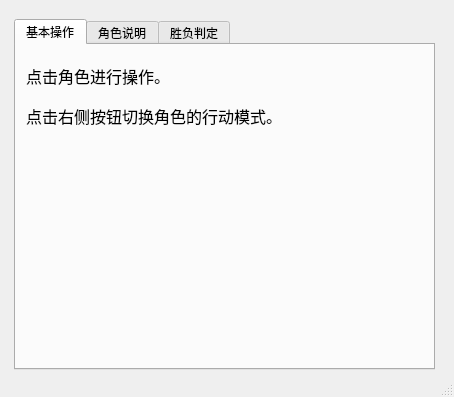
<?xml version="1.0" encoding="UTF-8"?>
<ui version="4.0">
 <class>Tutorial</class>
 <widget class="QMainWindow" name="Tutorial">
  <property name="geometry">
   <rect>
    <x>0</x>
    <y>0</y>
    <width>454</width>
    <height>397</height>
   </rect>
  </property>
  <property name="windowTitle">
   <string>Tutorial</string>
  </property>
  <widget class="QWidget" name="centralwidget">
   <widget class="QTabWidget" name="tabWidget">
    <property name="geometry">
     <rect>
      <x>14</x>
      <y>19</y>
      <width>421</width>
      <height>351</height>
     </rect>
    </property>
    <property name="currentIndex">
     <number>0</number>
    </property>
    <widget class="QWidget" name="tab">
     <attribute name="title">
      <string>基本操作</string>
     </attribute>
     <widget class="QLabel" name="label_6">
      <property name="geometry">
       <rect>
        <x>10</x>
        <y>0</y>
        <width>181</width>
        <height>61</height>
       </rect>
      </property>
      <property name="font">
       <font>
        <pointsize>12</pointsize>
       </font>
      </property>
      <property name="text">
       <string>点击角色进行操作。</string>
      </property>
     </widget>
     <widget class="QLabel" name="label_4">
      <property name="geometry">
       <rect>
        <x>10</x>
        <y>100</y>
        <width>381</width>
        <height>211</height>
       </rect>
      </property>
      <property name="text">
       <string/>
      </property>
      <property name="pixmap">
       <pixmap resource="Assets.qrc">:/tutorial/M&amp;A.png</pixmap>
      </property>
      <property name="scaledContents">
       <bool>true</bool>
      </property>
     </widget>
     <widget class="QLabel" name="label_5">
      <property name="geometry">
       <rect>
        <x>10</x>
        <y>40</y>
        <width>331</width>
        <height>61</height>
       </rect>
      </property>
      <property name="font">
       <font>
        <pointsize>12</pointsize>
       </font>
      </property>
      <property name="text">
       <string>点击右侧按钮切换角色的行动模式。</string>
      </property>
     </widget>
    </widget>
    <widget class="QWidget" name="tab_2">
     <attribute name="title">
      <string>角色说明</string>
     </attribute>
     <widget class="QLabel" name="label_10">
      <property name="geometry">
       <rect>
        <x>140</x>
        <y>60</y>
        <width>161</width>
        <height>51</height>
       </rect>
      </property>
      <property name="text">
       <string>我方 - 士兵
血量高，移动范围低</string>
      </property>
      <property name="wordWrap">
       <bool>true</bool>
      </property>
     </widget>
     <widget class="QLabel" name="label_11">
      <property name="geometry">
       <rect>
        <x>140</x>
        <y>140</y>
        <width>161</width>
        <height>51</height>
       </rect>
      </property>
      <property name="text">
       <string>我方 - 弓箭手
血量低，攻击范围高</string>
      </property>
      <property name="wordWrap">
       <bool>true</bool>
      </property>
     </widget>
     <widget class="QLabel" name="label_12">
      <property name="geometry">
       <rect>
        <x>140</x>
        <y>230</y>
        <width>161</width>
        <height>51</height>
       </rect>
      </property>
      <property name="text">
       <string>敌方 - 骷髅
血量低，移动范围高</string>
      </property>
      <property name="wordWrap">
       <bool>true</bool>
      </property>
     </widget>
     <widget class="QWidget" name="">
      <property name="geometry">
       <rect>
        <x>30</x>
        <y>30</y>
        <width>81</width>
        <height>271</height>
       </rect>
      </property>
      <layout class="QVBoxLayout" name="verticalLayout">
       <item>
        <widget class="QLabel" name="label_7">
         <property name="autoFillBackground">
          <bool>false</bool>
         </property>
         <property name="text">
          <string/>
         </property>
         <property name="pixmap">
          <pixmap resource="Assets.qrc">:/tutorial/Assets/tutorial/soldier.png</pixmap>
         </property>
         <property name="scaledContents">
          <bool>true</bool>
         </property>
        </widget>
       </item>
       <item>
        <widget class="QLabel" name="label_8">
         <property name="autoFillBackground">
          <bool>false</bool>
         </property>
         <property name="text">
          <string/>
         </property>
         <property name="pixmap">
          <pixmap resource="Assets.qrc">:/tutorial/Assets/tutorial/archer.png</pixmap>
         </property>
         <property name="scaledContents">
          <bool>true</bool>
         </property>
        </widget>
       </item>
       <item>
        <widget class="QLabel" name="label_9">
         <property name="autoFillBackground">
          <bool>false</bool>
         </property>
         <property name="text">
          <string/>
         </property>
         <property name="pixmap">
          <pixmap resource="Assets.qrc">:/tutorial/Assets/tutorial/skeleton.png</pixmap>
         </property>
         <property name="scaledContents">
          <bool>true</bool>
         </property>
        </widget>
       </item>
      </layout>
     </widget>
    </widget>
    <widget class="QWidget" name="tab_3">
     <attribute name="title">
      <string>胜负判定</string>
     </attribute>
     <widget class="QLabel" name="label_13">
      <property name="geometry">
       <rect>
        <x>30</x>
        <y>30</y>
        <width>301</width>
        <height>71</height>
       </rect>
      </property>
      <property name="text">
       <string>当敌方角色全灭时，判定胜利；
我方角色全灭时，判定失败。</string>
      </property>
      <property name="wordWrap">
       <bool>true</bool>
      </property>
     </widget>
     <widget class="QPushButton" name="btnBack">
      <property name="geometry">
       <rect>
        <x>150</x>
        <y>220</y>
        <width>93</width>
        <height>28</height>
       </rect>
      </property>
      <property name="text">
       <string>Back</string>
      </property>
     </widget>
    </widget>
   </widget>
  </widget>
  <widget class="QStatusBar" name="statusbar"/>
 </widget>
 <resources>
  <include location="Assets.qrc"/>
 </resources>
 <connections/>
</ui>
